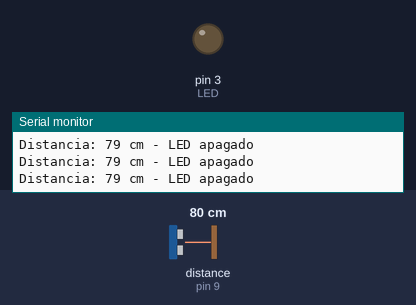
This sketch was run on a simulated Arduino Uno, built with avr-gcc and run on an emulated ATmega328P. On the bench: output pins drawn as LEDs (lit = HIGH), the last lines printed to the serial monitor. Wiring (inferred from the names in the program): ultrasonic range finder: trigger pin 10; echo pin 9. The inputs (shaded band) are chosen by the test bench; at power-on: distance to the obstacle (sensor on pin 9) 80 cm. The echo pulse lasts 58.3 µs per cm; pins used as bus, display or sensor lines are not drawn.

Above: at 1.2 s.
1.3 s: distance to the obstacle (sensor on pin 9) set to 24 cm
4.3 s: distance to the obstacle (sensor on pin 9) set to 19 cm
At 4.59 s:
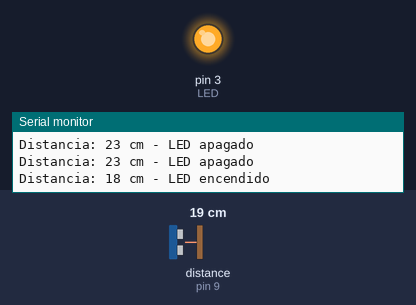
7.3 s: distance to the obstacle (sensor on pin 9) set to 35 cm
At 8.4 s:
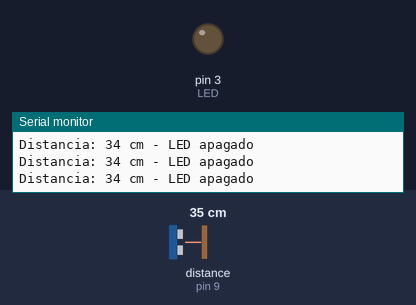
9.0 s: distance to the obstacle (sensor on pin 9) set to 18 cm
At 9.24 s:
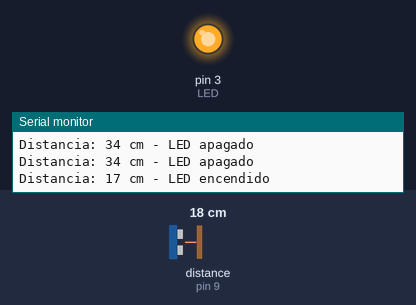
Timing chart, 0 to 12.0 s (numbered marks = the images above; inputs shaded):
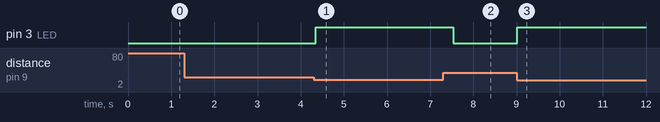

Measured:
- the behaviour switches between 22 and 21 cm on distance to the obstacle (sensor on pin 9) (found by bisection; images 0 and 1)
- after the input at 4.3 s, pin 3 (LED): LOW → HIGH after 0.05 s
- after the input at 7.3 s, pin 3 (LED): HIGH → LOW after 0.24 s
- after the input at 9.0 s, pin 3 (LED): LOW → HIGH at once

The sketch:

practica11.ino
```cpp
/***************************************************************
**            Benemérita Universidad Autónoma de Puebla       **
**               Automatización y Robótica Otoño 2022         **
**                        Perez Mena Rogelio                  **
**                 Sereno Casas Carlos Emiliano               **
**                   Práctica #10  Sensor Ultrasonico         **
***************************************************************/

int TRIGGER = 10;
int ECO = 9;
int LED = 3;
int DURACION;
int DISTANCIA;

void setup() {
  Serial.begin(9600); // Inicia el monitor serial
  pinMode(TRIGGER, OUTPUT); // TRIGGER como salida
  pinMode(ECO, INPUT); // ECO como entrada
  pinMode(LED, OUTPUT); // LED como salida
}

void loop() {
  // el valor de medicion lo entrega en centimetros
  digitalWrite(TRIGGER, HIGH); // Envia un pulso de 10 microsegundos
  delay(1); // Espera 1 milisegundo
  digitalWrite(TRIGGER, LOW); // Apaga el pulso

  DURACION = pulseIn(ECO, HIGH); // Mide el tiempo que tarda en regresar el pulso
  DISTANCIA = DURACION / 58.2; // Calcula la distancia en centimetros

  Serial.print("Distancia: "); // Imprime en el monitor serial
  Serial.print(DISTANCIA); // Imprime en el monitor serial

  if (DISTANCIA >= 0 && DISTANCIA <= 20)
  {
    digitalWrite(LED, HIGH); // Enciende el LED
    Serial.println(" cm - LED encendido"); // Imprime en el monitor serial
    delay(DISTANCIA * 25); // Espera el tiempo de distancia * 25
    digitalWrite(LED, LOW); // Apaga el LED
  }
  else
  {
    digitalWrite(LED, LOW); // Apaga el LED
    Serial.println(" cm - LED apagado"); // Imprime en el monitor serial
  }
}

// Comentarios:

/*
Este código es un programa escrito en lenguaje de programación C/C++ para el microcontrolador Arduino. Está utilizando la librería Arduino para controlar el hardware y el entorno de desarrollo integrado (IDE) de Arduino para programar el microcontrolador.

El código define 4 variables:

TRIGGER: Una constante entera con un valor de 10 que se utiliza para definir el pin del microcontrolador que se usará como trigger para el sensor de distancia.
ECO: Una constante entera con un valor de 9 que se utiliza para definir el pin del microcontrolador que se usará como eco para el sensor de distancia.
LED: Una constante entera con un valor de 3 que se utiliza para definir el pin del microcontrolador que se usará como salida para el LED.
DURACION y DISTANCIA: Variables enteras que se utilizarán para almacenar la duración y la distancia medida por el sensor de distancia, respectivamente.

El código tiene dos funciones principales: setup() y loop().

La función setup() se ejecuta una vez cuando se inicia el microcontrolador. Establece la velocidad de la comunicación serial en 9600 baudios, establece los modos de los pines TRIGGER, ECO y LED como salida, respectivamente, y comienza la comunicación serial.

La función loop() es la función principal que se ejecuta repetidamente mientras el microcontrolador está en funcionamiento. En primer lugar, enciende el pin TRIGGER durante 1 milisegundo y luego lo apaga. Luego, mide la duración de la señal de eco del sensor de distancia en el pin ECO y calcula la distancia a partir de la duración medida. Luego, la distancia se envía a través de la comunicación serial y se imprime en la terminal. Finalmente, si la distancia está dentro de un rango de 0 a 20 cm, se enciende el LED durante un tiempo proporcional a la distancia y luego se apaga.

Este código podría ser utilizado para medir la distancia a un objeto y controlar el encendido y apagado del LED dependiendo de la distancia medida.
*/
```
